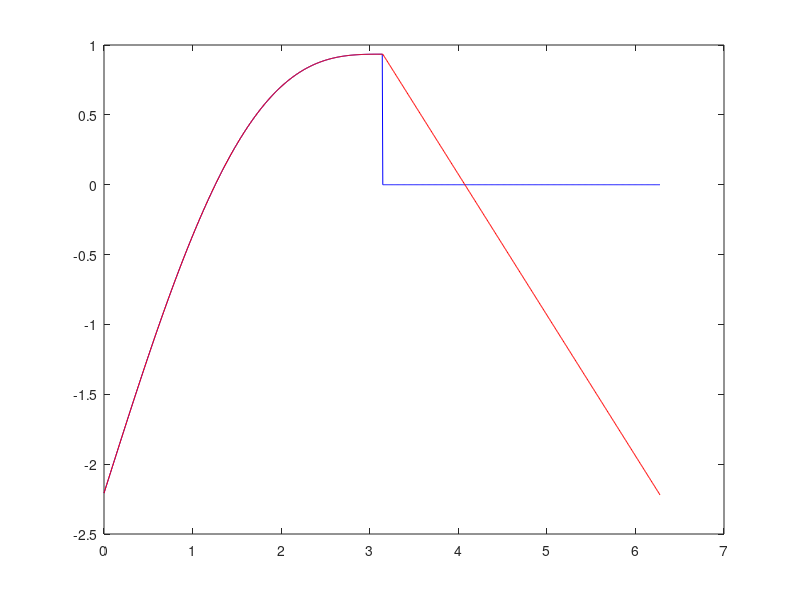

The MATLAB script that drew this image:
% ``Volume penalization for inhomogeneous Neumann boundary conditions modeling scalar flux in complicated geometry'' [J. Comput. Phys. 390 (2019)]
% and its Corrigendum.
% by T. Sakurai, K. Yoshimatsu, N. Okamoto and K. Schneider
% This is the Matlab/Octave code for Fig. A16 in 
%  "Corrigendum to `Volume penalization for inhomogeneous Neumann boundary conditions modeling scalar flux in complicated geometry'
%-----
% This code is based on the Octave/Matlab code for the example shown in section 2.3 of
% "Analysis and discretization of the volume penalized Laplace operator 
% with Neumann boundary conditions" by D. Kolomenskiy, R. Nguyen van yen
% and K. Schneider
clear all;
close all;

% This script only works if m is odd
% For m is even, the a additive constant is non-zero
%m = 1;
alp=1.0;

% Number of grid points
N = 1024;

% Penalization parameter
eta = 1e-8;

% forcing
aep = 1.0;

% Domain size
Lx = 2*pi;

% Grid step
h = Lx/N;

% Grid
x = (0:N-1).'*h;

% Fluid domain array index
Omf = find((x>0)&(x<pi));
% Mask function
chi = zeros(N,1);
chi(x>pi) = 1;
% eps(1) is the machine epsilon near 1. 
% Note that there has to be a grid point on the boundary.
chi(abs(x-pi)<2*eps(1)) = 1/2;
chi(abs(x)<2*eps(1)) = 1/2;

% Right-hand side of the equation
%f = m^2*cos(m*x);

af=(1.0-aep)*cos(x) + aep*sin(x);
f = (1-chi).*af;

% Exact solution 
%w = cos(m*x);
w = (1.0-aep)*cos(x) + aep*sin(x) + alp*x - pi*alp/2 -2*aep/pi;
%sin(m*x)+alp*x-pi*alp/2.0-2.0/(pi*m);
% Its extension in the solid domain
w(x>pi) = 0;

% inhomogeneous Neumann b.c.
bet = alp + aep * cos(x);
%m*cos(m*x)+ones(N,1)*alp;

% Discrete operator matrix
Db = toeplitz([1 -1 zeros(1,N-2)].',[1 zeros(1,N-2) -1])/h;
Df = toeplitz([-1 zeros(1,N-2) 1].',[-1 1 zeros(1,N-2)])/h;
Th = diag(1-chi+eta*chi);
A = -1/2*(Df*Th*Db+Db*Th*Df);


% beta * dx chi
dTh = 1/2*bet.*(Db+Df)*chi;

f = f + dTh;

% Ensure zero mean

%f(1) = 0;
%A(1,:) = 1;

% add
%A(1,:)=0;
%A(1,Omf) = 1;

% 1 -> 4
f(4) = 0;
% add
A(4, :) = 1-chi;
% Numerical solution
u = A\f;

% Plot the exact and the numerical solution
figure(1);
plot(x,w,'b-',x,u,'r-');

% Compute the error norm
%err_linfty = max(abs(u(Omf)-w(Omf)))
%err_l2 = sqrt(h*sum((u(Omf)-w(Omf)).^2))

err_linfty = max(abs(u(Omf)-w(Omf)));
err_l1 = h*sum(abs(u(Omf)-w(Omf)));
err_l2 = sqrt(h*sum((u(Omf)-w(Omf)).^2));

error(1:5)=[N h err_linfty err_l1 err_l2];
save('err_appA.data','error');
